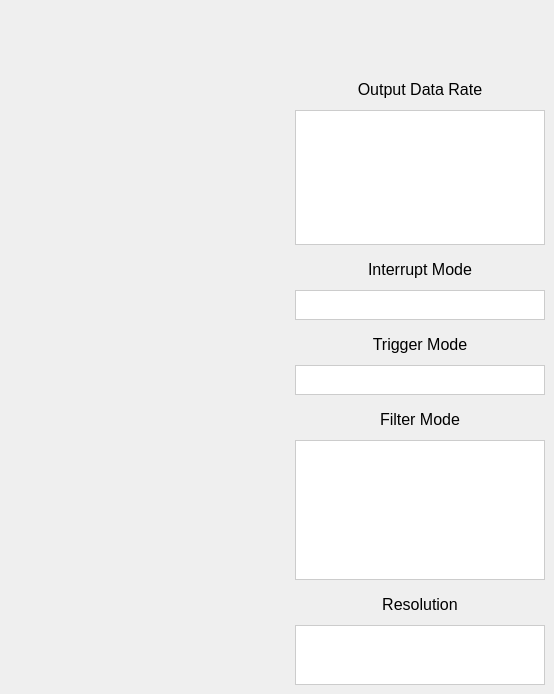
    <widget class="QWidget" name="w_spiSettingsTab">
     <attribute name="title">
      <string>SPI Settings</string>
     </attribute>
     <widget class="QPushButton" name="w_backArrow7">
      <property name="geometry">
       <rect>
        <x>40</x>
        <y>50</y>
        <width>70</width>
        <height>40</height>
       </rect>
      </property>
      <property name="focusPolicy">
       <enum>Qt::NoFocus</enum>
      </property>
      <property name="styleSheet">
       <string notr="true">border-radius: 10px;
border-style: solid;
image: url(:/back_arrow/_Icons/left.png);</string>
      </property>
      <property name="text">
       <string/>
      </property>
     </widget>
     <widget class="QLabel" name="w_odrLabel">
      <property name="geometry">
       <rect>
        <x>345</x>
        <y>80</y>
        <width>150</width>
        <height>20</height>
       </rect>
      </property>
      <property name="font">
       <font>
        <pointsize>12</pointsize>
       </font>
      </property>
      <property name="text">
       <string>&lt;html&gt;&lt;head/&gt;&lt;body&gt;&lt;p align=&quot;center&quot;&gt;Output Data Rate&lt;/p&gt;&lt;/body&gt;&lt;/html&gt;</string>
      </property>
     </widget>
     <widget class="QLabel" name="w_interruptLabel">
      <property name="geometry">
       <rect>
        <x>345</x>
        <y>260</y>
        <width>150</width>
        <height>20</height>
       </rect>
      </property>
      <property name="font">
       <font>
        <pointsize>12</pointsize>
       </font>
      </property>
      <property name="text">
       <string>&lt;html&gt;&lt;head/&gt;&lt;body&gt;&lt;p align=&quot;center&quot;&gt;Interrupt Mode&lt;/p&gt;&lt;/body&gt;&lt;/html&gt;</string>
      </property>
     </widget>
     <widget class="QLabel" name="w_triggerLabel">
      <property name="geometry">
       <rect>
        <x>345</x>
        <y>334</y>
        <width>150</width>
        <height>21</height>
       </rect>
      </property>
      <property name="font">
       <font>
        <pointsize>12</pointsize>
       </font>
      </property>
      <property name="text">
       <string>&lt;html&gt;&lt;head/&gt;&lt;body&gt;&lt;p align=&quot;center&quot;&gt;Trigger Mode&lt;/p&gt;&lt;/body&gt;&lt;/html&gt;</string>
      </property>
     </widget>
     <widget class="QLabel" name="w_filterLabel">
      <property name="geometry">
       <rect>
        <x>345</x>
        <y>410</y>
        <width>150</width>
        <height>20</height>
       </rect>
      </property>
      <property name="font">
       <font>
        <pointsize>12</pointsize>
       </font>
      </property>
      <property name="text">
       <string>&lt;html&gt;&lt;head/&gt;&lt;body&gt;&lt;p align=&quot;center&quot;&gt;Filter Mode&lt;/p&gt;&lt;/body&gt;&lt;/html&gt;</string>
      </property>
     </widget>
     <widget class="QLabel" name="w_resolutionLabel">
      <property name="geometry">
       <rect>
        <x>345</x>
        <y>595</y>
        <width>150</width>
        <height>20</height>
       </rect>
      </property>
      <property name="font">
       <font>
        <pointsize>12</pointsize>
       </font>
      </property>
      <property name="text">
       <string>&lt;html&gt;&lt;head/&gt;&lt;body&gt;&lt;p align=&quot;center&quot;&gt;Resolution&lt;/p&gt;&lt;/body&gt;&lt;/html&gt;</string>
      </property>
     </widget>
     <widget class="QListWidget" name="w_odrList">
      <property name="geometry">
       <rect>
        <x>295</x>
        <y>110</y>
        <width>250</width>
        <height>135</height>
       </rect>
      </property>
      <property name="palette">
       <palette>
        <active>
         <colorrole role="Button">
          <brush brushstyle="SolidPattern">
           <color alpha="255">
            <red>255</red>
            <green>255</green>
            <blue>255</blue>
           </color>
          </brush>
         </colorrole>
         <colorrole role="Base">
          <brush brushstyle="SolidPattern">
           <color alpha="255">
            <red>255</red>
            <green>255</green>
            <blue>255</blue>
           </color>
          </brush>
         </colorrole>
         <colorrole role="Window">
          <brush brushstyle="SolidPattern">
           <color alpha="255">
            <red>255</red>
            <green>255</green>
            <blue>255</blue>
           </color>
          </brush>
         </colorrole>
         <colorrole role="Highlight">
          <brush brushstyle="SolidPattern">
           <color alpha="255">
            <red>0</red>
            <green>255</green>
            <blue>0</blue>
           </color>
          </brush>
         </colorrole>
         <colorrole role="HighlightedText">
          <brush brushstyle="SolidPattern">
           <color alpha="255">
            <red>0</red>
            <green>0</green>
            <blue>0</blue>
           </color>
          </brush>
         </colorrole>
        </active>
        <inactive>
         <colorrole role="Button">
          <brush brushstyle="SolidPattern">
           <color alpha="255">
            <red>255</red>
            <green>255</green>
            <blue>255</blue>
           </color>
          </brush>
         </colorrole>
         <colorrole role="Base">
          <brush brushstyle="SolidPattern">
           <color alpha="255">
            <red>255</red>
            <green>255</green>
            <blue>255</blue>
           </color>
          </brush>
         </colorrole>
         <colorrole role="Window">
          <brush brushstyle="SolidPattern">
           <color alpha="255">
            <red>255</red>
            <green>255</green>
            <blue>255</blue>
           </color>
          </brush>
         </colorrole>
         <colorrole role="Highlight">
          <brush brushstyle="SolidPattern">
           <color alpha="255">
            <red>0</red>
            <green>255</green>
            <blue>0</blue>
           </color>
          </brush>
         </colorrole>
         <colorrole role="HighlightedText">
          <brush brushstyle="SolidPattern">
           <color alpha="255">
            <red>0</red>
            <green>0</green>
            <blue>0</blue>
           </color>
          </brush>
         </colorrole>
        </inactive>
        <disabled>
         <colorrole role="Button">
          <brush brushstyle="SolidPattern">
           <color alpha="255">
            <red>255</red>
            <green>255</green>
            <blue>255</blue>
           </color>
          </brush>
         </colorrole>
         <colorrole role="Base">
          <brush brushstyle="SolidPattern">
           <color alpha="255">
            <red>255</red>
            <green>255</green>
            <blue>255</blue>
           </color>
          </brush>
         </colorrole>
         <colorrole role="Window">
          <brush brushstyle="SolidPattern">
           <color alpha="255">
            <red>255</red>
            <green>255</green>
            <blue>255</blue>
           </color>
          </brush>
         </colorrole>
         <colorrole role="Highlight">
          <brush brushstyle="SolidPattern">
           <color alpha="255">
            <red>245</red>
            <green>245</green>
            <blue>245</blue>
           </color>
          </brush>
         </colorrole>
         <colorrole role="HighlightedText">
          <brush brushstyle="SolidPattern">
           <color alpha="255">
            <red>0</red>
            <green>0</green>
            <blue>0</blue>
           </color>
          </brush>
         </colorrole>
        </disabled>
       </palette>
      </property>
      <property name="focusPolicy">
       <enum>Qt::NoFocus</enum>
      </property>
      <property name="styleSheet">
       <string notr="true">border-style: solid;
border-width: 1px;
border-color: rgb(204, 204, 204);</string>
      </property>
     </widget>
     <widget class="QListWidget" name="w_interruptList">
      <property name="geometry">
       <rect>
        <x>295</x>
        <y>290</y>
        <width>250</width>
        <height>30</height>
       </rect>
      </property>
      <property name="palette">
       <palette>
        <active>
         <colorrole role="Button">
          <brush brushstyle="SolidPattern">
           <color alpha="255">
            <red>255</red>
            <green>255</green>
            <blue>255</blue>
           </color>
          </brush>
         </colorrole>
         <colorrole role="Base">
          <brush brushstyle="SolidPattern">
           <color alpha="255">
            <red>255</red>
            <green>255</green>
            <blue>255</blue>
           </color>
          </brush>
         </colorrole>
         <colorrole role="Window">
          <brush brushstyle="SolidPattern">
           <color alpha="255">
            <red>255</red>
            <green>255</green>
            <blue>255</blue>
           </color>
          </brush>
         </colorrole>
         <colorrole role="Highlight">
          <brush brushstyle="SolidPattern">
           <color alpha="255">
            <red>0</red>
            <green>255</green>
            <blue>0</blue>
           </color>
          </brush>
         </colorrole>
         <colorrole role="HighlightedText">
          <brush brushstyle="SolidPattern">
           <color alpha="255">
            <red>0</red>
            <green>0</green>
            <blue>0</blue>
           </color>
          </brush>
         </colorrole>
        </active>
        <inactive>
         <colorrole role="Button">
          <brush brushstyle="SolidPattern">
           <color alpha="255">
            <red>255</red>
            <green>255</green>
            <blue>255</blue>
           </color>
          </brush>
         </colorrole>
         <colorrole role="Base">
          <brush brushstyle="SolidPattern">
           <color alpha="255">
            <red>255</red>
            <green>255</green>
            <blue>255</blue>
           </color>
          </brush>
         </colorrole>
         <colorrole role="Window">
          <brush brushstyle="SolidPattern">
           <color alpha="255">
            <red>255</red>
            <green>255</green>
            <blue>255</blue>
           </color>
          </brush>
         </colorrole>
         <colorrole role="Highlight">
          <brush brushstyle="SolidPattern">
           <color alpha="255">
            <red>0</red>
            <green>255</green>
            <blue>0</blue>
           </color>
          </brush>
         </colorrole>
         <colorrole role="HighlightedText">
          <brush brushstyle="SolidPattern">
           <color alpha="255">
            <red>0</red>
            <green>0</green>
            <blue>0</blue>
           </color>
          </brush>
         </colorrole>
        </inactive>
        <disabled>
         <colorrole role="Button">
          <brush brushstyle="SolidPattern">
           <color alpha="255">
            <red>255</red>
            <green>255</green>
            <blue>255</blue>
           </color>
          </brush>
         </colorrole>
         <colorrole role="Base">
          <brush brushstyle="SolidPattern">
           <color alpha="255">
            <red>255</red>
            <green>255</green>
            <blue>255</blue>
           </color>
          </brush>
         </colorrole>
         <colorrole role="Window">
          <brush brushstyle="SolidPattern">
           <color alpha="255">
            <red>255</red>
            <green>255</green>
            <blue>255</blue>
           </color>
          </brush>
         </colorrole>
         <colorrole role="Highlight">
          <brush brushstyle="SolidPattern">
           <color alpha="255">
            <red>245</red>
            <green>245</green>
            <blue>245</blue>
           </color>
          </brush>
         </colorrole>
         <colorrole role="HighlightedText">
          <brush brushstyle="SolidPattern">
           <color alpha="255">
            <red>0</red>
            <green>0</green>
            <blue>0</blue>
           </color>
          </brush>
         </colorrole>
        </disabled>
       </palette>
      </property>
      <property name="focusPolicy">
       <enum>Qt::NoFocus</enum>
      </property>
      <property name="styleSheet">
       <string notr="true">border-style: solid;
border-width: 1px;
border-color: rgb(204, 204, 204);</string>
      </property>
     </widget>
     <widget class="QListWidget" name="w_triggerList">
      <property name="geometry">
       <rect>
        <x>295</x>
        <y>365</y>
        <width>250</width>
        <height>30</height>
       </rect>
      </property>
      <property name="palette">
       <palette>
        <active>
         <colorrole role="Button">
          <brush brushstyle="SolidPattern">
           <color alpha="255">
            <red>255</red>
            <green>255</green>
            <blue>255</blue>
           </color>
          </brush>
         </colorrole>
         <colorrole role="Base">
          <brush brushstyle="SolidPattern">
           <color alpha="255">
            <red>255</red>
            <green>255</green>
            <blue>255</blue>
           </color>
          </brush>
         </colorrole>
         <colorrole role="Window">
          <brush brushstyle="SolidPattern">
           <color alpha="255">
            <red>255</red>
            <green>255</green>
            <blue>255</blue>
           </color>
          </brush>
         </colorrole>
         <colorrole role="Highlight">
          <brush brushstyle="SolidPattern">
           <color alpha="255">
            <red>0</red>
            <green>255</green>
            <blue>0</blue>
           </color>
          </brush>
         </colorrole>
         <colorrole role="HighlightedText">
          <brush brushstyle="SolidPattern">
           <color alpha="255">
            <red>0</red>
            <green>0</green>
            <blue>0</blue>
           </color>
          </brush>
         </colorrole>
        </active>
        <inactive>
         <colorrole role="Button">
          <brush brushstyle="SolidPattern">
           <color alpha="255">
            <red>255</red>
            <green>255</green>
            <blue>255</blue>
           </color>
          </brush>
         </colorrole>
         <colorrole role="Base">
          <brush brushstyle="SolidPattern">
           <color alpha="255">
            <red>255</red>
            <green>255</green>
            <blue>255</blue>
           </color>
          </brush>
         </colorrole>
         <colorrole role="Window">
          <brush brushstyle="SolidPattern">
           <color alpha="255">
            <red>255</red>
            <green>255</green>
            <blue>255</blue>
           </color>
          </brush>
         </colorrole>
         <colorrole role="Highlight">
          <brush brushstyle="SolidPattern">
           <color alpha="255">
            <red>0</red>
            <green>255</green>
            <blue>0</blue>
           </color>
          </brush>
         </colorrole>
         <colorrole role="HighlightedText">
          <brush brushstyle="SolidPattern">
           <color alpha="255">
            <red>0</red>
            <green>0</green>
            <blue>0</blue>
           </color>
          </brush>
         </colorrole>
        </inactive>
        <disabled>
         <colorrole role="Button">
          <brush brushstyle="SolidPattern">
           <color alpha="255">
            <red>255</red>
            <green>255</green>
            <blue>255</blue>
           </color>
          </brush>
         </colorrole>
         <colorrole role="Base">
          <brush brushstyle="SolidPattern">
           <color alpha="255">
            <red>255</red>
            <green>255</green>
            <blue>255</blue>
           </color>
          </brush>
         </colorrole>
         <colorrole role="Window">
          <brush brushstyle="SolidPattern">
           <color alpha="255">
            <red>255</red>
            <green>255</green>
            <blue>255</blue>
           </color>
          </brush>
         </colorrole>
         <colorrole role="Highlight">
          <brush brushstyle="SolidPattern">
           <color alpha="255">
            <red>245</red>
            <green>245</green>
            <blue>245</blue>
           </color>
          </brush>
         </colorrole>
         <colorrole role="HighlightedText">
          <brush brushstyle="SolidPattern">
           <color alpha="255">
            <red>0</red>
            <green>0</green>
            <blue>0</blue>
           </color>
          </brush>
         </colorrole>
        </disabled>
       </palette>
      </property>
      <property name="focusPolicy">
       <enum>Qt::NoFocus</enum>
      </property>
      <property name="styleSheet">
       <string notr="true">border-style: solid;
border-width: 1px;
border-color: rgb(204, 204, 204);</string>
      </property>
     </widget>
     <widget class="QListWidget" name="w_filterList">
      <property name="geometry">
       <rect>
        <x>295</x>
        <y>440</y>
        <width>250</width>
        <height>140</height>
       </rect>
      </property>
      <property name="palette">
       <palette>
        <active>
         <colorrole role="Button">
          <brush brushstyle="SolidPattern">
           <color alpha="255">
            <red>255</red>
            <green>255</green>
            <blue>255</blue>
           </color>
          </brush>
         </colorrole>
         <colorrole role="Base">
          <brush brushstyle="SolidPattern">
           <color alpha="255">
            <red>255</red>
            <green>255</green>
            <blue>255</blue>
           </color>
          </brush>
         </colorrole>
         <colorrole role="Window">
          <brush brushstyle="SolidPattern">
           <color alpha="255">
            <red>255</red>
            <green>255</green>
            <blue>255</blue>
           </color>
          </brush>
         </colorrole>
         <colorrole role="Highlight">
          <brush brushstyle="SolidPattern">
           <color alpha="255">
            <red>0</red>
            <green>255</green>
            <blue>0</blue>
           </color>
          </brush>
         </colorrole>
         <colorrole role="HighlightedText">
          <brush brushstyle="SolidPattern">
           <color alpha="255">
            <red>0</red>
            <green>0</green>
            <blue>0</blue>
           </color>
          </brush>
         </colorrole>
        </active>
        <inactive>
         <colorrole role="Button">
          <brush brushstyle="SolidPattern">
           <color alpha="255">
            <red>255</red>
            <green>255</green>
            <blue>255</blue>
           </color>
          </brush>
         </colorrole>
         <colorrole role="Base">
          <brush brushstyle="SolidPattern">
           <color alpha="255">
            <red>255</red>
            <green>255</green>
            <blue>255</blue>
           </color>
          </brush>
         </colorrole>
         <colorrole role="Window">
          <brush brushstyle="SolidPattern">
           <color alpha="255">
            <red>255</red>
            <green>255</green>
            <blue>255</blue>
           </color>
          </brush>
         </colorrole>
         <colorrole role="Highlight">
          <brush brushstyle="SolidPattern">
           <color alpha="255">
            <red>0</red>
            <green>255</green>
            <blue>0</blue>
           </color>
          </brush>
         </colorrole>
         <colorrole role="HighlightedText">
          <brush brushstyle="SolidPattern">
           <color alpha="255">
            <red>49</red>
            <green>55</green>
            <blue>57</blue>
           </color>
          </brush>
         </colorrole>
        </inactive>
        <disabled>
         <colorrole role="Button">
          <brush brushstyle="SolidPattern">
           <color alpha="255">
            <red>255</red>
            <green>255</green>
            <blue>255</blue>
           </color>
          </brush>
         </colorrole>
         <colorrole role="Base">
          <brush brushstyle="SolidPattern">
           <color alpha="255">
            <red>255</red>
            <green>255</green>
            <blue>255</blue>
           </color>
          </brush>
         </colorrole>
         <colorrole role="Window">
          <brush brushstyle="SolidPattern">
           <color alpha="255">
            <red>255</red>
            <green>255</green>
            <blue>255</blue>
           </color>
          </brush>
         </colorrole>
         <colorrole role="Highlight">
          <brush brushstyle="SolidPattern">
           <color alpha="255">
            <red>245</red>
            <green>245</green>
            <blue>245</blue>
           </color>
          </brush>
         </colorrole>
         <colorrole role="HighlightedText">
          <brush brushstyle="SolidPattern">
           <color alpha="255">
            <red>255</red>
            <green>255</green>
            <blue>255</blue>
           </color>
          </brush>
         </colorrole>
        </disabled>
       </palette>
      </property>
      <property name="font">
       <font>
        <pointsize>10</pointsize>
       </font>
      </property>
      <property name="focusPolicy">
       <enum>Qt::NoFocus</enum>
      </property>
      <property name="styleSheet">
       <string notr="true">border-style: solid;
border-width: 1px;
border-color: rgb(204, 204, 204);</string>
      </property>
      <property name="editTriggers">
       <set>QAbstractItemView::DoubleClicked|QAbstractItemView::EditKeyPressed</set>
      </property>
      <property name="showDropIndicator" stdset="0">
       <bool>true</bool>
      </property>
      <property name="selectionMode">
       <enum>QAbstractItemView::SingleSelection</enum>
      </property>
      <property name="viewMode">
       <enum>QListView::ListMode</enum>
      </property>
     </widget>
     <widget class="QListWidget" name="w_resolutionList">
      <property name="geometry">
       <rect>
        <x>295</x>
        <y>625</y>
        <width>250</width>
        <height>60</height>
       </rect>
      </property>
      <property name="palette">
       <palette>
        <active>
         <colorrole role="Button">
          <brush brushstyle="SolidPattern">
           <color alpha="255">
            <red>255</red>
            <green>255</green>
            <blue>255</blue>
           </color>
          </brush>
         </colorrole>
         <colorrole role="Base">
          <brush brushstyle="SolidPattern">
           <color alpha="255">
            <red>255</red>
            <green>255</green>
            <blue>255</blue>
           </color>
          </brush>
         </colorrole>
         <colorrole role="Window">
          <brush brushstyle="SolidPattern">
           <color alpha="255">
            <red>255</red>
            <green>255</green>
            <blue>255</blue>
           </color>
          </brush>
         </colorrole>
         <colorrole role="Highlight">
          <brush brushstyle="SolidPattern">
           <color alpha="255">
            <red>0</red>
            <green>255</green>
            <blue>0</blue>
           </color>
          </brush>
         </colorrole>
         <colorrole role="HighlightedText">
          <brush brushstyle="SolidPattern">
           <color alpha="255">
            <red>0</red>
            <green>0</green>
            <blue>0</blue>
           </color>
          </brush>
         </colorrole>
        </active>
        <inactive>
         <colorrole role="Button">
          <brush brushstyle="SolidPattern">
           <color alpha="255">
            <red>255</red>
            <green>255</green>
            <blue>255</blue>
           </color>
          </brush>
         </colorrole>
         <colorrole role="Base">
          <brush brushstyle="SolidPattern">
           <color alpha="255">
            <red>255</red>
            <green>255</green>
            <blue>255</blue>
           </color>
          </brush>
         </colorrole>
         <colorrole role="Window">
          <brush brushstyle="SolidPattern">
           <color alpha="255">
            <red>255</red>
            <green>255</green>
            <blue>255</blue>
           </color>
          </brush>
         </colorrole>
         <colorrole role="Highlight">
          <brush brushstyle="SolidPattern">
           <color alpha="255">
            <red>0</red>
            <green>255</green>
            <blue>0</blue>
           </color>
          </brush>
         </colorrole>
         <colorrole role="HighlightedText">
          <brush brushstyle="SolidPattern">
           <color alpha="255">
            <red>0</red>
            <green>0</green>
            <blue>0</blue>
           </color>
          </brush>
         </colorrole>
        </inactive>
        <disabled>
         <colorrole role="Button">
          <brush brushstyle="SolidPattern">
           <color alpha="255">
            <red>255</red>
            <green>255</green>
            <blue>255</blue>
           </color>
          </brush>
         </colorrole>
         <colorrole role="Base">
          <brush brushstyle="SolidPattern">
           <color alpha="255">
            <red>255</red>
            <green>255</green>
            <blue>255</blue>
           </color>
          </brush>
         </colorrole>
         <colorrole role="Window">
          <brush brushstyle="SolidPattern">
           <color alpha="255">
            <red>255</red>
            <green>255</green>
            <blue>255</blue>
           </color>
          </brush>
         </colorrole>
         <colorrole role="Highlight">
          <brush brushstyle="SolidPattern">
           <color alpha="255">
            <red>245</red>
            <green>245</green>
            <blue>245</blue>
           </color>
          </brush>
         </colorrole>
         <colorrole role="HighlightedText">
          <brush brushstyle="SolidPattern">
           <color alpha="255">
            <red>255</red>
            <green>255</green>
            <blue>255</blue>
           </color>
          </brush>
         </colorrole>
        </disabled>
       </palette>
      </property>
      <property name="focusPolicy">
       <enum>Qt::NoFocus</enum>
      </property>
      <property name="styleSheet">
       <string notr="true">border-style: solid;
border-width: 1px;
border-color: rgb(204, 204, 204);</string>
      </property>
     </widget>
    </widget>
